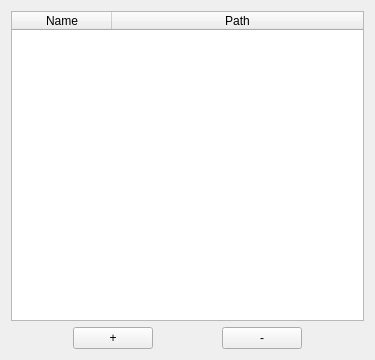
<?xml version="1.0" encoding="UTF-8"?>
<ui version="4.0">
 <class>DiryWidget</class>
 <widget class="QWidget" name="DiryWidget">
  <property name="geometry">
   <rect>
    <x>0</x>
    <y>0</y>
    <width>375</width>
    <height>360</height>
   </rect>
  </property>
  <property name="windowTitle">
   <string>DiryPy - Launch items from directories</string>
  </property>
  <layout class="QVBoxLayout" name="verticalLayout">
   <item>
    <widget class="QTableWidget" name="entriesTable">
     <property name="sizePolicy">
      <sizepolicy hsizetype="Expanding" vsizetype="Expanding">
       <horstretch>0</horstretch>
       <verstretch>0</verstretch>
      </sizepolicy>
     </property>
     <attribute name="horizontalHeaderStretchLastSection">
      <bool>true</bool>
     </attribute>
     <attribute name="verticalHeaderStretchLastSection">
      <bool>false</bool>
     </attribute>
     <column>
      <property name="text">
       <string>Name</string>
      </property>
     </column>
     <column>
      <property name="text">
       <string>Path</string>
      </property>
     </column>
    </widget>
   </item>
   <item>
    <layout class="QHBoxLayout" name="horizontalLayout">
     <item>
      <spacer name="horizontalSpacer_4">
       <property name="orientation">
        <enum>Qt::Horizontal</enum>
       </property>
       <property name="sizeHint" stdset="0">
        <size>
         <width>40</width>
         <height>20</height>
        </size>
       </property>
      </spacer>
     </item>
     <item>
      <widget class="QPushButton" name="addEntryButton">
       <property name="toolTip">
        <string>Add a new entry</string>
       </property>
       <property name="text">
        <string>+</string>
       </property>
      </widget>
     </item>
     <item>
      <spacer name="horizontalSpacer">
       <property name="orientation">
        <enum>Qt::Horizontal</enum>
       </property>
       <property name="sizeHint" stdset="0">
        <size>
         <width>58</width>
         <height>17</height>
        </size>
       </property>
      </spacer>
     </item>
     <item>
      <widget class="QPushButton" name="removeEntryButton">
       <property name="toolTip">
        <string>Remove the selected entry</string>
       </property>
       <property name="text">
        <string>-</string>
       </property>
      </widget>
     </item>
     <item>
      <spacer name="horizontalSpacer_5">
       <property name="orientation">
        <enum>Qt::Horizontal</enum>
       </property>
       <property name="sizeHint" stdset="0">
        <size>
         <width>40</width>
         <height>20</height>
        </size>
       </property>
      </spacer>
     </item>
    </layout>
   </item>
  </layout>
 </widget>
 <resources/>
 <connections>
  <connection>
   <sender>addEntryButton</sender>
   <signal>clicked()</signal>
   <receiver>DiryWidget</receiver>
   <slot>addEntry_clicked()</slot>
   <hints>
    <hint type="sourcelabel">
     <x>103</x>
     <y>476</y>
    </hint>
    <hint type="destinationlabel">
     <x>212</x>
     <y>-2</y>
    </hint>
   </hints>
  </connection>
  <connection>
   <sender>removeEntryButton</sender>
   <signal>clicked()</signal>
   <receiver>DiryWidget</receiver>
   <slot>removeEntry_clicked()</slot>
   <hints>
    <hint type="sourcelabel">
     <x>263</x>
     <y>468</y>
    </hint>
    <hint type="destinationlabel">
     <x>320</x>
     <y>-14</y>
    </hint>
   </hints>
  </connection>
 </connections>
 <slots>
  <slot>addEntry_clicked()</slot>
  <slot>removeEntry_clicked()</slot>
 </slots>
</ui>
